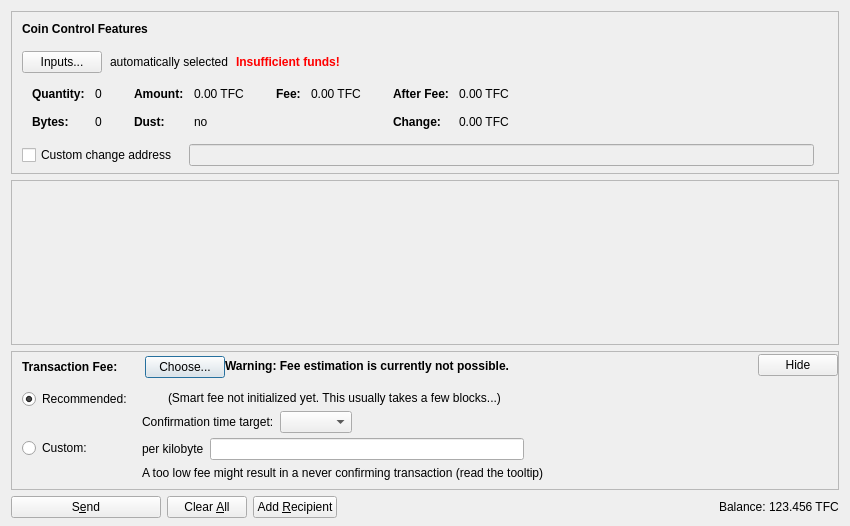
<?xml version="1.0" encoding="UTF-8"?>
<ui version="4.0">
 <class>SendCoinsDialog</class>
 <widget class="QDialog" name="SendCoinsDialog">
  <property name="geometry">
   <rect>
    <x>0</x>
    <y>0</y>
    <width>850</width>
    <height>526</height>
   </rect>
  </property>
  <property name="windowTitle">
   <string>Send Coins</string>
  </property>
  <layout class="QVBoxLayout" name="verticalLayout" stretch="0,1,0,0">
   <property name="bottomMargin">
    <number>8</number>
   </property>
   <item>
    <widget class="QFrame" name="frameCoinControl">
     <property name="sizePolicy">
      <sizepolicy hsizetype="Expanding" vsizetype="Expanding">
       <horstretch>0</horstretch>
       <verstretch>0</verstretch>
      </sizepolicy>
     </property>
     <property name="maximumSize">
      <size>
       <width>16777215</width>
       <height>16777215</height>
      </size>
     </property>
     <property name="frameShape">
      <enum>QFrame::StyledPanel</enum>
     </property>
     <property name="frameShadow">
      <enum>QFrame::Sunken</enum>
     </property>
     <layout class="QVBoxLayout" name="verticalLayoutCoinControl2">
      <property name="spacing">
       <number>0</number>
      </property>
      <property name="leftMargin">
       <number>0</number>
      </property>
      <property name="topMargin">
       <number>0</number>
      </property>
      <property name="rightMargin">
       <number>0</number>
      </property>
      <property name="bottomMargin">
       <number>6</number>
      </property>
      <item>
       <layout class="QVBoxLayout" name="verticalLayoutCoinControl" stretch="0,0,0,0,1">
        <property name="spacing">
         <number>0</number>
        </property>
        <property name="leftMargin">
         <number>10</number>
        </property>
        <property name="topMargin">
         <number>10</number>
        </property>
        <item>
         <layout class="QHBoxLayout" name="horizontalLayoutCoinControl1">
          <property name="bottomMargin">
           <number>15</number>
          </property>
          <item>
           <widget class="QLabel" name="labelCoinControlFeatures">
            <property name="sizePolicy">
             <sizepolicy hsizetype="Preferred" vsizetype="Maximum">
              <horstretch>0</horstretch>
              <verstretch>0</verstretch>
             </sizepolicy>
            </property>
            <property name="font">
             <font>
              <weight>75</weight>
              <bold>true</bold>
             </font>
            </property>
            <property name="styleSheet">
             <string notr="true">font-weight:bold;</string>
            </property>
            <property name="text">
             <string>Coin Control Features</string>
            </property>
           </widget>
          </item>
         </layout>
        </item>
        <item>
         <layout class="QHBoxLayout" name="horizontalLayoutCoinControl2" stretch="0,0,0,0">
          <property name="spacing">
           <number>8</number>
          </property>
          <property name="bottomMargin">
           <number>10</number>
          </property>
          <item>
           <widget class="QPushButton" name="pushButtonCoinControl">
            <property name="styleSheet">
             <string notr="true"/>
            </property>
            <property name="text">
             <string>Inputs...</string>
            </property>
            <property name="autoDefault">
             <bool>false</bool>
            </property>
           </widget>
          </item>
          <item>
           <widget class="QLabel" name="labelCoinControlAutomaticallySelected">
            <property name="text">
             <string>automatically selected</string>
            </property>
            <property name="margin">
             <number>5</number>
            </property>
           </widget>
          </item>
          <item>
           <widget class="QLabel" name="labelCoinControlInsuffFunds">
            <property name="font">
             <font>
              <weight>75</weight>
              <bold>true</bold>
             </font>
            </property>
            <property name="styleSheet">
             <string notr="true">color:red;font-weight:bold;</string>
            </property>
            <property name="text">
             <string>Insufficient funds!</string>
            </property>
            <property name="margin">
             <number>5</number>
            </property>
           </widget>
          </item>
          <item>
           <spacer name="horizontalSpacerCoinControl">
            <property name="orientation">
             <enum>Qt::Horizontal</enum>
            </property>
            <property name="sizeHint" stdset="0">
             <size>
              <width>40</width>
              <height>1</height>
             </size>
            </property>
           </spacer>
          </item>
         </layout>
        </item>
        <item>
         <widget class="QWidget" name="widgetCoinControl" native="true">
          <property name="sizePolicy">
           <sizepolicy hsizetype="Preferred" vsizetype="Preferred">
            <horstretch>0</horstretch>
            <verstretch>0</verstretch>
           </sizepolicy>
          </property>
          <property name="minimumSize">
           <size>
            <width>0</width>
            <height>0</height>
           </size>
          </property>
          <property name="styleSheet">
           <string notr="true"/>
          </property>
          <layout class="QHBoxLayout" name="horizontalLayoutCoinControl5">
           <property name="leftMargin">
            <number>0</number>
           </property>
           <property name="topMargin">
            <number>0</number>
           </property>
           <property name="rightMargin">
            <number>0</number>
           </property>
           <property name="bottomMargin">
            <number>0</number>
           </property>
           <item>
            <layout class="QHBoxLayout" name="horizontalLayoutCoinControl3" stretch="0,0,0,1">
             <property name="spacing">
              <number>20</number>
             </property>
             <property name="topMargin">
              <number>0</number>
             </property>
             <property name="bottomMargin">
              <number>10</number>
             </property>
             <item>
              <layout class="QFormLayout" name="formLayoutCoinControl1">
               <property name="horizontalSpacing">
                <number>10</number>
               </property>
               <property name="verticalSpacing">
                <number>14</number>
               </property>
               <property name="leftMargin">
                <number>10</number>
               </property>
               <property name="topMargin">
                <number>4</number>
               </property>
               <property name="rightMargin">
                <number>6</number>
               </property>
               <item row="0" column="0">
                <widget class="QLabel" name="labelCoinControlQuantityText">
                 <property name="font">
                  <font>
                   <weight>75</weight>
                   <bold>true</bold>
                  </font>
                 </property>
                 <property name="text">
                  <string>Quantity:</string>
                 </property>
                 <property name="margin">
                  <number>0</number>
                 </property>
                </widget>
               </item>
               <item row="0" column="1">
                <widget class="QLabel" name="labelCoinControlQuantity">
                 <property name="cursor">
                  <cursorShape>IBeamCursor</cursorShape>
                 </property>
                 <property name="contextMenuPolicy">
                  <enum>Qt::ActionsContextMenu</enum>
                 </property>
                 <property name="text">
                  <string notr="true">0</string>
                 </property>
                 <property name="margin">
                  <number>0</number>
                 </property>
                 <property name="textInteractionFlags">
                  <set>Qt::LinksAccessibleByMouse|Qt::TextSelectableByKeyboard|Qt::TextSelectableByMouse</set>
                 </property>
                </widget>
               </item>
               <item row="1" column="0">
                <widget class="QLabel" name="labelCoinControlBytesText">
                 <property name="font">
                  <font>
                   <weight>75</weight>
                   <bold>true</bold>
                  </font>
                 </property>
                 <property name="text">
                  <string>Bytes:</string>
                 </property>
                </widget>
               </item>
               <item row="1" column="1">
                <widget class="QLabel" name="labelCoinControlBytes">
                 <property name="cursor">
                  <cursorShape>IBeamCursor</cursorShape>
                 </property>
                 <property name="contextMenuPolicy">
                  <enum>Qt::ActionsContextMenu</enum>
                 </property>
                 <property name="text">
                  <string notr="true">0</string>
                 </property>
                 <property name="textInteractionFlags">
                  <set>Qt::LinksAccessibleByMouse|Qt::TextSelectableByKeyboard|Qt::TextSelectableByMouse</set>
                 </property>
                </widget>
               </item>
              </layout>
             </item>
             <item>
              <layout class="QFormLayout" name="formLayoutCoinControl2">
               <property name="horizontalSpacing">
                <number>10</number>
               </property>
               <property name="verticalSpacing">
                <number>14</number>
               </property>
               <property name="leftMargin">
                <number>6</number>
               </property>
               <property name="topMargin">
                <number>4</number>
               </property>
               <property name="rightMargin">
                <number>6</number>
               </property>
               <item row="0" column="0">
                <widget class="QLabel" name="labelCoinControlAmountText">
                 <property name="font">
                  <font>
                   <weight>75</weight>
                   <bold>true</bold>
                  </font>
                 </property>
                 <property name="text">
                  <string>Amount:</string>
                 </property>
                 <property name="margin">
                  <number>0</number>
                 </property>
                </widget>
               </item>
               <item row="0" column="1">
                <widget class="QLabel" name="labelCoinControlAmount">
                 <property name="cursor">
                  <cursorShape>IBeamCursor</cursorShape>
                 </property>
                 <property name="contextMenuPolicy">
                  <enum>Qt::ActionsContextMenu</enum>
                 </property>
                 <property name="text">
                  <string notr="true">0.00 TFC</string>
                 </property>
                 <property name="textInteractionFlags">
                  <set>Qt::LinksAccessibleByMouse|Qt::TextSelectableByKeyboard|Qt::TextSelectableByMouse</set>
                 </property>
                </widget>
               </item>
               <item row="1" column="0">
                <widget class="QLabel" name="labelCoinControlLowOutputText">
                 <property name="font">
                  <font>
                   <weight>75</weight>
                   <bold>true</bold>
                  </font>
                 </property>
                 <property name="text">
                  <string>Dust:</string>
                 </property>
                </widget>
               </item>
               <item row="1" column="1">
                <widget class="QLabel" name="labelCoinControlLowOutput">
                 <property name="cursor">
                  <cursorShape>IBeamCursor</cursorShape>
                 </property>
                 <property name="contextMenuPolicy">
                  <enum>Qt::ActionsContextMenu</enum>
                 </property>
                 <property name="text">
                  <string notr="true">no</string>
                 </property>
                 <property name="textInteractionFlags">
                  <set>Qt::LinksAccessibleByMouse|Qt::TextSelectableByKeyboard|Qt::TextSelectableByMouse</set>
                 </property>
                </widget>
               </item>
              </layout>
             </item>
             <item>
              <layout class="QFormLayout" name="formLayoutCoinControl3">
               <property name="horizontalSpacing">
                <number>10</number>
               </property>
               <property name="verticalSpacing">
                <number>14</number>
               </property>
               <property name="leftMargin">
                <number>6</number>
               </property>
               <property name="topMargin">
                <number>4</number>
               </property>
               <property name="rightMargin">
                <number>6</number>
               </property>
               <item row="0" column="0">
                <widget class="QLabel" name="labelCoinControlFeeText">
                 <property name="font">
                  <font>
                   <weight>75</weight>
                   <bold>true</bold>
                  </font>
                 </property>
                 <property name="text">
                  <string>Fee:</string>
                 </property>
                 <property name="margin">
                  <number>0</number>
                 </property>
                </widget>
               </item>
               <item row="0" column="1">
                <widget class="QLabel" name="labelCoinControlFee">
                 <property name="cursor">
                  <cursorShape>IBeamCursor</cursorShape>
                 </property>
                 <property name="contextMenuPolicy">
                  <enum>Qt::ActionsContextMenu</enum>
                 </property>
                 <property name="text">
                  <string notr="true">0.00 TFC</string>
                 </property>
                 <property name="textInteractionFlags">
                  <set>Qt::LinksAccessibleByMouse|Qt::TextSelectableByKeyboard|Qt::TextSelectableByMouse</set>
                 </property>
                </widget>
               </item>
              </layout>
             </item>
             <item>
              <layout class="QFormLayout" name="formLayoutCoinControl4">
               <property name="horizontalSpacing">
                <number>10</number>
               </property>
               <property name="verticalSpacing">
                <number>14</number>
               </property>
               <property name="leftMargin">
                <number>6</number>
               </property>
               <property name="topMargin">
                <number>4</number>
               </property>
               <property name="rightMargin">
                <number>6</number>
               </property>
               <item row="0" column="0">
                <widget class="QLabel" name="labelCoinControlAfterFeeText">
                 <property name="font">
                  <font>
                   <weight>75</weight>
                   <bold>true</bold>
                  </font>
                 </property>
                 <property name="text">
                  <string>After Fee:</string>
                 </property>
                 <property name="margin">
                  <number>0</number>
                 </property>
                </widget>
               </item>
               <item row="0" column="1">
                <widget class="QLabel" name="labelCoinControlAfterFee">
                 <property name="cursor">
                  <cursorShape>IBeamCursor</cursorShape>
                 </property>
                 <property name="contextMenuPolicy">
                  <enum>Qt::ActionsContextMenu</enum>
                 </property>
                 <property name="text">
                  <string notr="true">0.00 TFC</string>
                 </property>
                 <property name="textInteractionFlags">
                  <set>Qt::LinksAccessibleByMouse|Qt::TextSelectableByKeyboard|Qt::TextSelectableByMouse</set>
                 </property>
                </widget>
               </item>
               <item row="1" column="0">
                <widget class="QLabel" name="labelCoinControlChangeText">
                 <property name="font">
                  <font>
                   <weight>75</weight>
                   <bold>true</bold>
                  </font>
                 </property>
                 <property name="text">
                  <string>Change:</string>
                 </property>
                </widget>
               </item>
               <item row="1" column="1">
                <widget class="QLabel" name="labelCoinControlChange">
                 <property name="cursor">
                  <cursorShape>IBeamCursor</cursorShape>
                 </property>
                 <property name="contextMenuPolicy">
                  <enum>Qt::ActionsContextMenu</enum>
                 </property>
                 <property name="text">
                  <string notr="true">0.00 TFC</string>
                 </property>
                 <property name="textInteractionFlags">
                  <set>Qt::LinksAccessibleByMouse|Qt::TextSelectableByKeyboard|Qt::TextSelectableByMouse</set>
                 </property>
                </widget>
               </item>
              </layout>
             </item>
            </layout>
           </item>
          </layout>
         </widget>
        </item>
        <item>
         <layout class="QHBoxLayout" name="horizontalLayoutCoinControl4" stretch="0,0,0">
          <property name="spacing">
           <number>12</number>
          </property>
          <property name="sizeConstraint">
           <enum>QLayout::SetDefaultConstraint</enum>
          </property>
          <property name="topMargin">
           <number>5</number>
          </property>
          <property name="rightMargin">
           <number>5</number>
          </property>
          <item>
           <widget class="QCheckBox" name="checkBoxCoinControlChange">
            <property name="toolTip">
             <string>If this is activated, but the change address is empty or invalid, change will be sent to a newly generated address.</string>
            </property>
            <property name="text">
             <string>Custom change address</string>
            </property>
           </widget>
          </item>
          <item>
           <widget class="QValidatedLineEdit" name="lineEditCoinControlChange">
            <property name="enabled">
             <bool>false</bool>
            </property>
            <property name="sizePolicy">
             <sizepolicy hsizetype="Expanding" vsizetype="Fixed">
              <horstretch>0</horstretch>
              <verstretch>0</verstretch>
             </sizepolicy>
            </property>
           </widget>
          </item>
          <item>
           <widget class="QLabel" name="labelCoinControlChangeLabel">
            <property name="sizePolicy">
             <sizepolicy hsizetype="Preferred" vsizetype="Expanding">
              <horstretch>0</horstretch>
              <verstretch>0</verstretch>
             </sizepolicy>
            </property>
            <property name="minimumSize">
             <size>
              <width>0</width>
              <height>0</height>
             </size>
            </property>
            <property name="text">
             <string/>
            </property>
            <property name="margin">
             <number>3</number>
            </property>
           </widget>
          </item>
         </layout>
        </item>
        <item>
         <spacer name="verticalSpacerCoinControl">
          <property name="orientation">
           <enum>Qt::Vertical</enum>
          </property>
          <property name="sizeHint" stdset="0">
           <size>
            <width>800</width>
            <height>1</height>
           </size>
          </property>
         </spacer>
        </item>
       </layout>
      </item>
     </layout>
    </widget>
   </item>
   <item>
    <widget class="QScrollArea" name="scrollArea">
     <property name="widgetResizable">
      <bool>true</bool>
     </property>
     <widget class="QWidget" name="scrollAreaWidgetContents">
      <property name="geometry">
       <rect>
        <x>0</x>
        <y>0</y>
        <width>830</width>
        <height>104</height>
       </rect>
      </property>
      <layout class="QVBoxLayout" name="verticalLayout_2" stretch="0,1">
       <property name="leftMargin">
        <number>0</number>
       </property>
       <property name="topMargin">
        <number>0</number>
       </property>
       <property name="rightMargin">
        <number>0</number>
       </property>
       <property name="bottomMargin">
        <number>0</number>
       </property>
       <item>
        <layout class="QVBoxLayout" name="entries">
         <property name="spacing">
          <number>6</number>
         </property>
        </layout>
       </item>
       <item>
        <spacer name="verticalSpacer">
         <property name="orientation">
          <enum>Qt::Vertical</enum>
         </property>
         <property name="sizeHint" stdset="0">
          <size>
           <width>20</width>
           <height>40</height>
          </size>
         </property>
        </spacer>
       </item>
      </layout>
     </widget>
    </widget>
   </item>
   <item>
    <widget class="QFrame" name="frameFee">
     <property name="sizePolicy">
      <sizepolicy hsizetype="Expanding" vsizetype="Expanding">
       <horstretch>0</horstretch>
       <verstretch>0</verstretch>
      </sizepolicy>
     </property>
     <property name="maximumSize">
      <size>
       <width>16777215</width>
       <height>16777215</height>
      </size>
     </property>
     <property name="frameShape">
      <enum>QFrame::StyledPanel</enum>
     </property>
     <property name="frameShadow">
      <enum>QFrame::Sunken</enum>
     </property>
     <layout class="QVBoxLayout" name="verticalLayoutFee1">
      <property name="spacing">
       <number>0</number>
      </property>
      <property name="leftMargin">
       <number>0</number>
      </property>
      <property name="topMargin">
       <number>0</number>
      </property>
      <property name="rightMargin">
       <number>0</number>
      </property>
      <property name="bottomMargin">
       <number>0</number>
      </property>
      <item>
       <layout class="QVBoxLayout" name="verticalLayoutFee2" stretch="0,0,0">
        <property name="spacing">
         <number>0</number>
        </property>
        <property name="leftMargin">
         <number>10</number>
        </property>
        <property name="topMargin">
         <number>0</number>
        </property>
        <item>
         <layout class="QHBoxLayout" name="horizontalLayoutFee1">
          <property name="bottomMargin">
           <number>0</number>
          </property>
          <item>
           <layout class="QVBoxLayout" name="verticalLayoutFee7">
            <property name="spacing">
             <number>0</number>
            </property>
            <item>
             <spacer name="verticalSpacerSmartFee">
              <property name="orientation">
               <enum>Qt::Vertical</enum>
              </property>
              <property name="sizeType">
               <enum>QSizePolicy::Fixed</enum>
              </property>
              <property name="sizeHint" stdset="0">
               <size>
                <width>1</width>
                <height>4</height>
               </size>
              </property>
             </spacer>
            </item>
            <item>
             <layout class="QHBoxLayout" name="horizontalLayoutSmartFee">
              <property name="spacing">
               <number>10</number>
              </property>
              <item>
               <widget class="QLabel" name="labelFeeHeadline">
                <property name="sizePolicy">
                 <sizepolicy hsizetype="Preferred" vsizetype="Maximum">
                  <horstretch>0</horstretch>
                  <verstretch>0</verstretch>
                 </sizepolicy>
                </property>
                <property name="font">
                 <font>
                  <weight>75</weight>
                  <bold>true</bold>
                 </font>
                </property>
                <property name="styleSheet">
                 <string notr="true">font-weight:bold;</string>
                </property>
                <property name="text">
                 <string>Transaction Fee:</string>
                </property>
               </widget>
              </item>
              <item>
               <widget class="QLabel" name="labelFeeMinimized">
                <property name="text">
                 <string/>
                </property>
               </widget>
              </item>
              <item>
               <widget class="QPushButton" name="buttonChooseFee">
                <property name="text">
                 <string>Choose...</string>
                </property>
               </widget>
              </item>
             </layout>
            </item>
            <item>
             <spacer name="verticalSpacer_5">
              <property name="orientation">
               <enum>Qt::Vertical</enum>
              </property>
              <property name="sizeHint" stdset="0">
               <size>
                <width>1</width>
                <height>1</height>
               </size>
              </property>
             </spacer>
            </item>
           </layout>
          </item>
          <item>
           <widget class="QLabel" name="fallbackFeeWarningLabel">
            <property name="toolTip">
             <string>Using the fallbackfee can result in sending a transaction that will take several hours or days (or never) to confirm. Consider choosing your fee manually or wait until you have validated the complete chain.</string>
            </property>
            <property name="font">
            <font>
                <weight>75</weight>
                <bold>true</bold>
            </font>
            </property>
            <property name="text">
             <string>Warning: Fee estimation is currently not possible.</string>
            </property>
            <property name="wordWrap">
             <bool>false</bool>
            </property>
           </widget>
          </item>
          <item>
           <spacer name="horizontalSpacer_4">
            <property name="orientation">
             <enum>Qt::Horizontal</enum>
            </property>
            <property name="sizeType">
             <enum>QSizePolicy::MinimumExpanding</enum>
            </property>
            <property name="sizeHint" stdset="0">
             <size>
              <width>40</width>
              <height>20</height>
             </size>
            </property>
           </spacer>
          </item>
          <item>
           <widget class="QPushButton" name="buttonMinimizeFee">
            <property name="toolTip">
             <string>collapse fee-settings</string>
            </property>
            <property name="text">
             <string>Hide</string>
            </property>
           </widget>
          </item>
         </layout>
        </item>
        <item>
         <widget class="QFrame" name="frameFeeSelection">
          <layout class="QVBoxLayout" name="verticalLayoutFee12">
           <property name="spacing">
            <number>0</number>
           </property>
           <property name="leftMargin">
            <number>0</number>
           </property>
           <property name="topMargin">
            <number>0</number>
           </property>
           <property name="rightMargin">
            <number>0</number>
           </property>
           <property name="bottomMargin">
            <number>0</number>
           </property>
           <item>
            <layout class="QGridLayout" name="gridLayoutFee">
             <property name="topMargin">
              <number>10</number>
             </property>
             <property name="bottomMargin">
              <number>4</number>
             </property>
             <property name="horizontalSpacing">
              <number>10</number>
             </property>
             <property name="verticalSpacing">
              <number>4</number>
             </property>
             <item row="1" column="1">
              <layout class="QVBoxLayout" name="verticalLayoutFee8">
               <property name="spacing">
                <number>6</number>
               </property>
               <item>
                <layout class="QHBoxLayout" name="horizontalLayoutFee13">
                 <item>
                  <widget class="QLabel" name="labelCustomPerKilobyte">
                   <property name="toolTip">
                    <string>Specify a custom fee per kB (1,000 bytes) of the transaction's virtual size.

Note:  Since the fee is calculated on a per-byte basis, a fee of "100 satoshis per kB" for a transaction size of 500 bytes (half of 1 kB) would ultimately yield a fee of only 50 satoshis.</string>
                   </property>
                   <property name="text">
                    <string>per kilobyte</string>
                   </property>
                  </widget>
                 </item>
                 <item>
                  <widget class="BitcoinAmountField" name="customFee"/>
                 </item>
                 <item>
                  <spacer name="horizontalSpacer_6">
                   <property name="orientation">
                    <enum>Qt::Horizontal</enum>
                   </property>
                   <property name="sizeHint" stdset="0">
                    <size>
                     <width>1</width>
                     <height>1</height>
                    </size>
                   </property>
                  </spacer>
                 </item>
                </layout>
               </item>
               <item>
                <layout class="QHBoxLayout" name="horizontalLayoutFee8">
                 <item>
                  <widget class="QLabel" name="labelCustomFeeWarning">
                   <property name="enabled">
                    <bool>true</bool>
                   </property>
                   <property name="toolTip">
                    <string>When there is less transaction volume than space in the blocks, miners as well as relaying nodes may enforce a minimum fee. Paying only this minimum fee is just fine, but be aware that this can result in a never confirming transaction once there is more demand for truefreedomcoin transactions than the network can process.</string>
                   </property>
                   <property name="text">
                    <string>A too low fee might result in a never confirming transaction (read the tooltip)</string>
                   </property>
                  </widget>
                 </item>
                 <item>
                  <spacer name="horizontalSpacer_2">
                   <property name="orientation">
                    <enum>Qt::Horizontal</enum>
                   </property>
                   <property name="sizeHint" stdset="0">
                    <size>
                     <width>1</width>
                     <height>1</height>
                    </size>
                   </property>
                  </spacer>
                 </item>
                </layout>
               </item>
              </layout>
             </item>
             <item row="0" column="0">
              <layout class="QVBoxLayout" name="verticalLayoutFee4" stretch="0,1">
               <item>
                <widget class="QRadioButton" name="radioSmartFee">
                 <property name="text">
                  <string>Recommended:</string>
                 </property>
                 <property name="checked">
                  <bool>true</bool>
                 </property>
                 <attribute name="buttonGroup">
                  <string notr="true">groupFee</string>
                 </attribute>
                </widget>
               </item>
               <item>
                <spacer name="verticalSpacer_2">
                 <property name="orientation">
                  <enum>Qt::Vertical</enum>
                 </property>
                 <property name="sizeHint" stdset="0">
                  <size>
                   <width>1</width>
                   <height>1</height>
                  </size>
                 </property>
                </spacer>
               </item>
              </layout>
             </item>
             <item row="1" column="0">
              <layout class="QVBoxLayout" name="verticalLayoutFee9" stretch="0,1">
               <item>
                <widget class="QRadioButton" name="radioCustomFee">
                 <property name="text">
                  <string>Custom:</string>
                 </property>
                 <attribute name="buttonGroup">
                  <string notr="true">groupFee</string>
                 </attribute>
                </widget>
               </item>
               <item>
                <spacer name="verticalSpacer_6">
                 <property name="orientation">
                  <enum>Qt::Vertical</enum>
                 </property>
                 <property name="sizeHint" stdset="0">
                  <size>
                   <width>1</width>
                   <height>1</height>
                  </size>
                 </property>
                </spacer>
               </item>
              </layout>
             </item>
             <item row="0" column="1">
              <layout class="QVBoxLayout" name="verticalLayoutFee3" stretch="0,0,1">
               <property name="spacing">
                <number>6</number>
               </property>
               <property name="topMargin">
                <number>2</number>
               </property>
               <item>
                <layout class="QHBoxLayout" name="horizontalLayoutFee12">
                 <item>
                  <widget class="QLabel" name="labelSmartFee">
                   <property name="text">
                    <string/>
                   </property>
                  </widget>
                 </item>
                 <item>
                  <widget class="QLabel" name="labelFeeEstimation">
                   <property name="text">
                    <string/>
                   </property>
                  </widget>
                 </item>
                 <item>
                  <widget class="QLabel" name="labelSmartFee2">
                   <property name="text">
                    <string>(Smart fee not initialized yet. This usually takes a few blocks...)</string>
                   </property>
                  </widget>
                 </item>
                 <item>
                  <spacer name="horizontalSpacer_5">
                   <property name="orientation">
                    <enum>Qt::Horizontal</enum>
                   </property>
                   <property name="sizeHint" stdset="0">
                    <size>
                     <width>1</width>
                     <height>1</height>
                    </size>
                   </property>
                  </spacer>
                 </item>
                </layout>
               </item>
               <item>
                <layout class="QHBoxLayout" name="horizontalLayoutFee9">
                 <item>
                  <layout class="QVBoxLayout" name="verticalLayoutFee6">
                   <item>
                    <widget class="QLabel" name="labelSmartFee3">
                     <property name="text">
                      <string>Confirmation time target:</string>
                     </property>
                    </widget>
                   </item>
                  </layout>
                 </item>
                 <item>
                  <layout class="QVBoxLayout" name="verticalLayoutFee5">
                   <property name="rightMargin">
                    <number>30</number>
                   </property>
                   <item>
                    <layout class="QHBoxLayout" name="horizontalLayoutConfTarget">
                     <property name="bottomMargin">
                      <number>0</number>
                     </property>
                     <item>
                      <widget class="QComboBox" name="confTargetSelector"/>
                     </item>
                     <item>
                      <spacer name="horizontalSpacerConfTarget">
                       <property name="orientation">
                        <enum>Qt::Horizontal</enum>
                       </property>
                       <property name="sizeHint" stdset="0">
                        <size>
                         <width>40</width>
                         <height>20</height>
                        </size>
                       </property>
                      </spacer>
                     </item>
                    </layout>
                   </item>
                  </layout>
                 </item>
                </layout>
               </item>
               <item>
                <spacer name="verticalSpacer_4">
                 <property name="orientation">
                  <enum>Qt::Vertical</enum>
                 </property>
                 <property name="sizeHint" stdset="0">
                  <size>
                   <width>1</width>
                   <height>1</height>
                  </size>
                 </property>
                </spacer>
               </item>
              </layout>
             </item>
            </layout>
           </item>
          </layout>
         </widget>
        </item>
        <item>
         <spacer name="verticalSpacerFee">
          <property name="orientation">
           <enum>Qt::Vertical</enum>
          </property>
          <property name="sizeHint" stdset="0">
           <size>
            <width>40</width>
            <height>5</height>
           </size>
          </property>
         </spacer>
        </item>
       </layout>
      </item>
     </layout>
    </widget>
   </item>
   <item>
    <layout class="QHBoxLayout" name="horizontalLayout">
     <item>
      <widget class="QPushButton" name="sendButton">
       <property name="minimumSize">
        <size>
         <width>150</width>
         <height>0</height>
        </size>
       </property>
       <property name="toolTip">
        <string>Confirm the send action</string>
       </property>
       <property name="text">
        <string>S&amp;end</string>
       </property>
       <property name="icon">
        <iconset resource="../bitcoin.qrc">
         <normaloff>:/icons/send</normaloff>:/icons/send</iconset>
       </property>
       <property name="autoDefault">
        <bool>false</bool>
       </property>
       <property name="default">
        <bool>false</bool>
       </property>
      </widget>
     </item>
     <item>
      <widget class="QPushButton" name="clearButton">
       <property name="sizePolicy">
        <sizepolicy hsizetype="Minimum" vsizetype="Fixed">
         <horstretch>0</horstretch>
         <verstretch>0</verstretch>
        </sizepolicy>
       </property>
       <property name="toolTip">
        <string>Clear all fields of the form.</string>
       </property>
       <property name="text">
        <string>Clear &amp;All</string>
       </property>
       <property name="icon">
        <iconset resource="../bitcoin.qrc">
         <normaloff>:/icons/remove</normaloff>:/icons/remove</iconset>
       </property>
       <property name="autoDefault">
        <bool>false</bool>
       </property>
      </widget>
     </item>
     <item>
      <widget class="QPushButton" name="addButton">
       <property name="toolTip">
        <string>Send to multiple recipients at once</string>
       </property>
       <property name="text">
        <string>Add &amp;Recipient</string>
       </property>
       <property name="icon">
        <iconset resource="../bitcoin.qrc">
         <normaloff>:/icons/add</normaloff>:/icons/add</iconset>
       </property>
       <property name="autoDefault">
        <bool>false</bool>
       </property>
      </widget>
     </item>
     <item>
      <spacer name="horizontalSpacer">
       <property name="orientation">
        <enum>Qt::Horizontal</enum>
       </property>
       <property name="sizeHint" stdset="0">
        <size>
         <width>40</width>
         <height>20</height>
        </size>
       </property>
      </spacer>
     </item>
     <item>
      <layout class="QHBoxLayout" name="horizontalLayout_2">
       <property name="spacing">
        <number>3</number>
       </property>
       <item>
        <widget class="QLabel" name="label">
         <property name="sizePolicy">
          <sizepolicy hsizetype="Preferred" vsizetype="Fixed">
           <horstretch>0</horstretch>
           <verstretch>0</verstretch>
          </sizepolicy>
         </property>
         <property name="text">
          <string>Balance:</string>
         </property>
        </widget>
       </item>
       <item>
        <widget class="QLabel" name="labelBalance">
         <property name="sizePolicy">
          <sizepolicy hsizetype="Preferred" vsizetype="Fixed">
           <horstretch>0</horstretch>
           <verstretch>0</verstretch>
          </sizepolicy>
         </property>
         <property name="cursor">
          <cursorShape>IBeamCursor</cursorShape>
         </property>
         <property name="text">
          <string notr="true">123.456 TFC</string>
         </property>
         <property name="textInteractionFlags">
          <set>Qt::LinksAccessibleByMouse|Qt::TextSelectableByKeyboard|Qt::TextSelectableByMouse</set>
         </property>
        </widget>
       </item>
      </layout>
     </item>
    </layout>
   </item>
  </layout>
 </widget>
 <customwidgets>
  <customwidget>
   <class>QValidatedLineEdit</class>
   <extends>QLineEdit</extends>
   <header>qt/qvalidatedlineedit.h</header>
  </customwidget>
  <customwidget>
   <class>BitcoinAmountField</class>
   <extends>QLineEdit</extends>
   <header>qt/bitcoinamountfield.h</header>
   <container>1</container>
  </customwidget>
 </customwidgets>
 <resources>
  <include location="../bitcoin.qrc"/>
 </resources>
 <connections/>
 <buttongroups>
  <buttongroup name="groupFee"/>
 </buttongroups>
</ui>
